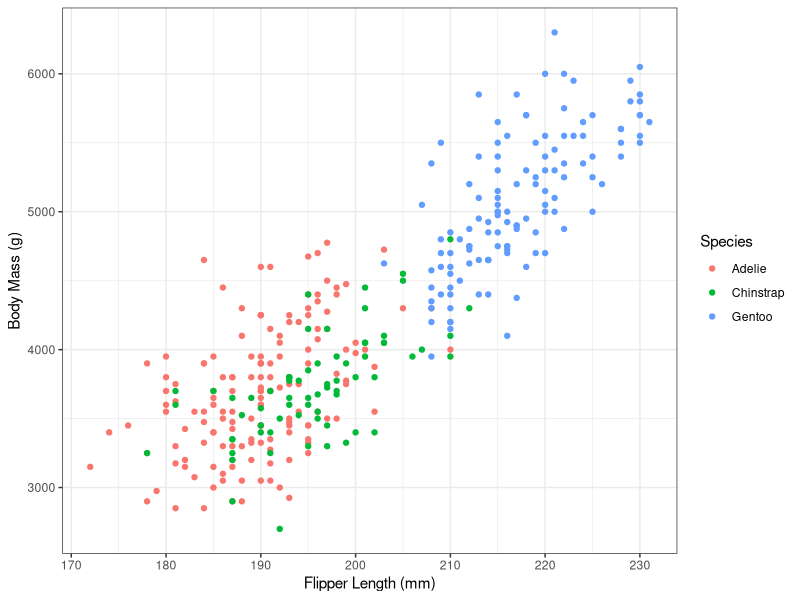
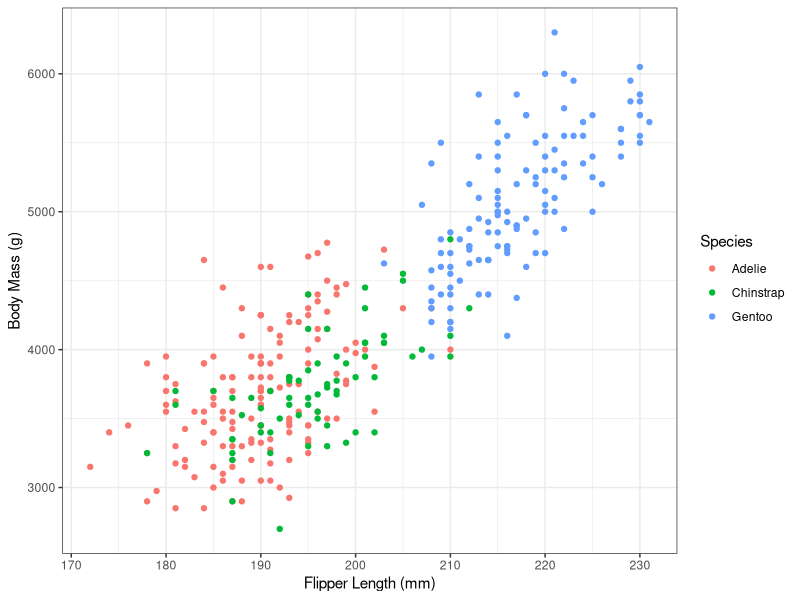
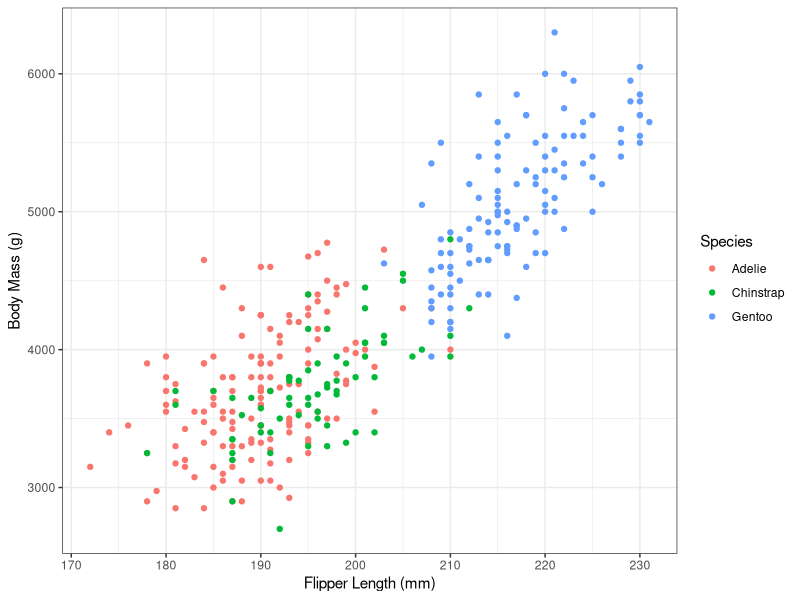
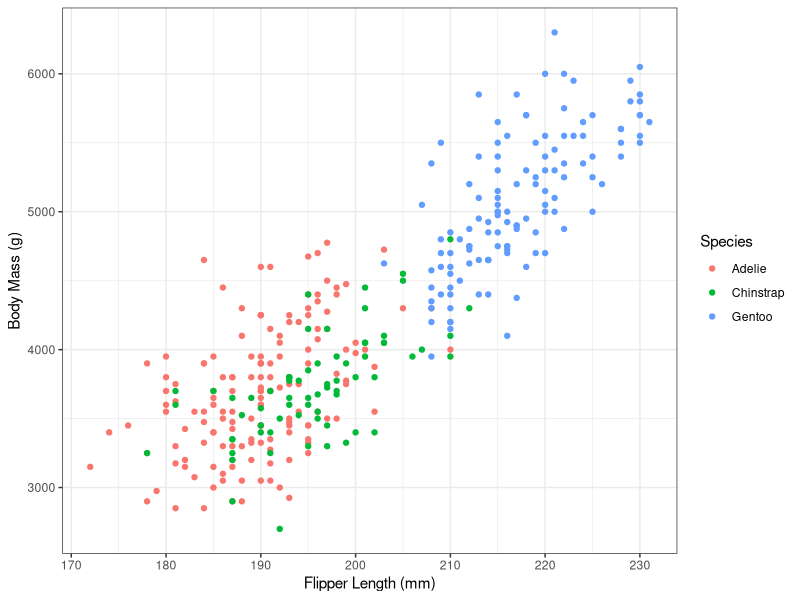

Here is the R script that generated these plots, in order:
## ---- chunk 1
knitr::opts_chunk$set(echo = TRUE,
                      fig.path = "../output/") #adding the path directory
# to save as pdf: dev="pdf"
## ---- chunk 2
#install.packages("kableExtra")
#install.packages("ymlthis") #this is used to convert to yaml
library(here)
library(tidyverse)
library(palmerpenguins)
library(kableExtra)
## ---- chunk 3
summary(penguins)
## ---- chunk 4
penguins %>% #missing the penguin dataset
  ggplot(aes(x = flipper_length_mm,
             y = body_mass_g,
             color = species)) +
geom_point() +
  labs(x = "Flipper Length (mm)",
       y = "Body Mass (g)",
       color = "Species") +
  theme_bw()
## ---- chunk 5
penguins %>% #missing the penguin dataset
  ggplot(aes(x = flipper_length_mm,
             y = body_mass_g,
             color = species)) +
geom_point() +
  labs(x = "Flipper Length (mm)",
       y = "Body Mass (g)",
       color = "Species") +
  theme_bw()
## ---- chunk 6
penguins %>% #missing the penguin dataset
  ggplot(aes(x = flipper_length_mm,
             y = body_mass_g,
             color = species)) +
geom_point() +
  labs(x = "Flipper Length (mm)",
       y = "Body Mass (g)",
       color = "Species") +
  theme_bw()
## ---- chunk 7
penguins %>% #missing the penguin dataset
  ggplot(aes(x = flipper_length_mm,
             y = body_mass_g,
             color = species)) +
geom_point() +
  labs(x = "Flipper Length (mm)",
       y = "Body Mass (g)",
       color = "Species") +
  theme_bw()
## ---- chunk 8
penguins %>%
  group_by(species) %>%
  summarise(billmean = mean(bill_length_mm, na.rm = TRUE)) %>%
  kbl()  %>% # make it a kable table
  kable_classic()%>% #theme
  row_spec(2, bold = T, color = "black", background = "lightgrey") %>% #choose column
   kable_styling(full_width = FALSE) #automatically change to fit text
